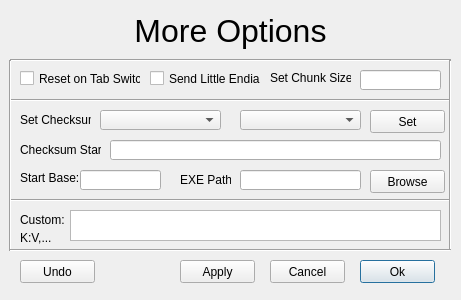
<?xml version="1.0" encoding="UTF-8"?>
<ui version="4.0">
 <class>GUI_MORE_OPTIONS</class>
 <widget class="QDialog" name="GUI_MORE_OPTIONS">
  <property name="geometry">
   <rect>
    <x>0</x>
    <y>0</y>
    <width>461</width>
    <height>300</height>
   </rect>
  </property>
  <property name="windowTitle">
   <string>More Options</string>
  </property>
  <widget class="QLabel" name="Title_Label">
   <property name="geometry">
    <rect>
     <x>0</x>
     <y>10</y>
     <width>461</width>
     <height>41</height>
    </rect>
   </property>
   <property name="font">
    <font>
     <pointsize>24</pointsize>
    </font>
   </property>
   <property name="text">
    <string>More Options</string>
   </property>
   <property name="alignment">
    <set>Qt::AlignCenter</set>
   </property>
  </widget>
  <widget class="QCheckBox" name="ResetOnTabSwitch_CheckBox">
   <property name="geometry">
    <rect>
     <x>20</x>
     <y>70</y>
     <width>121</width>
     <height>17</height>
    </rect>
   </property>
   <property name="text">
    <string>Reset on Tab Switch</string>
   </property>
  </widget>
  <widget class="QCheckBox" name="SendLittleEndian_CheckBox">
   <property name="geometry">
    <rect>
     <x>150</x>
     <y>70</y>
     <width>111</width>
     <height>17</height>
    </rect>
   </property>
   <property name="text">
    <string>Send Little Endian</string>
   </property>
  </widget>
  <widget class="QLabel" name="ChunkSize_Label">
   <property name="geometry">
    <rect>
     <x>270</x>
     <y>70</y>
     <width>81</width>
     <height>16</height>
    </rect>
   </property>
   <property name="text">
    <string>Set Chunk Size:</string>
   </property>
  </widget>
  <widget class="QLineEdit" name="ChunkSize_LineEdit">
   <property name="geometry">
    <rect>
     <x>360</x>
     <y>70</y>
     <width>81</width>
     <height>20</height>
    </rect>
   </property>
  </widget>
  <widget class="QComboBox" name="GUI_Combo">
   <property name="geometry">
    <rect>
     <x>100</x>
     <y>110</y>
     <width>121</width>
     <height>20</height>
    </rect>
   </property>
  </widget>
  <widget class="QLabel" name="Device_Label">
   <property name="geometry">
    <rect>
     <x>20</x>
     <y>110</y>
     <width>71</width>
     <height>20</height>
    </rect>
   </property>
   <property name="text">
    <string>Set Checksum:</string>
   </property>
  </widget>
  <widget class="QComboBox" name="Checksum_Combo">
   <property name="geometry">
    <rect>
     <x>240</x>
     <y>110</y>
     <width>121</width>
     <height>20</height>
    </rect>
   </property>
  </widget>
  <widget class="QPushButton" name="ChecksumSet_Button">
   <property name="geometry">
    <rect>
     <x>370</x>
     <y>110</y>
     <width>75</width>
     <height>23</height>
    </rect>
   </property>
   <property name="text">
    <string>Set</string>
   </property>
   <property name="autoDefault">
    <bool>false</bool>
   </property>
  </widget>
  <widget class="QPushButton" name="Apply_Button">
   <property name="geometry">
    <rect>
     <x>180</x>
     <y>260</y>
     <width>75</width>
     <height>23</height>
    </rect>
   </property>
   <property name="text">
    <string>Apply</string>
   </property>
   <property name="autoDefault">
    <bool>false</bool>
   </property>
  </widget>
  <widget class="QPushButton" name="Cancel_Button">
   <property name="geometry">
    <rect>
     <x>270</x>
     <y>260</y>
     <width>75</width>
     <height>23</height>
    </rect>
   </property>
   <property name="text">
    <string>Cancel</string>
   </property>
   <property name="autoDefault">
    <bool>false</bool>
   </property>
  </widget>
  <widget class="QPushButton" name="OK_Button">
   <property name="geometry">
    <rect>
     <x>360</x>
     <y>260</y>
     <width>75</width>
     <height>23</height>
    </rect>
   </property>
   <property name="text">
    <string>Ok</string>
   </property>
  </widget>
  <widget class="QLineEdit" name="ChecksumEXE_LineEdit">
   <property name="geometry">
    <rect>
     <x>240</x>
     <y>170</y>
     <width>121</width>
     <height>20</height>
    </rect>
   </property>
  </widget>
  <widget class="QPushButton" name="BrowseEXE_Button">
   <property name="geometry">
    <rect>
     <x>370</x>
     <y>170</y>
     <width>75</width>
     <height>23</height>
    </rect>
   </property>
   <property name="text">
    <string>Browse</string>
   </property>
   <property name="autoDefault">
    <bool>false</bool>
   </property>
  </widget>
  <widget class="QLabel" name="ChecksumEXE_Label">
   <property name="geometry">
    <rect>
     <x>180</x>
     <y>170</y>
     <width>51</width>
     <height>20</height>
    </rect>
   </property>
   <property name="text">
    <string>EXE Path:</string>
   </property>
  </widget>
  <widget class="QPushButton" name="Undo_Button">
   <property name="geometry">
    <rect>
     <x>20</x>
     <y>260</y>
     <width>75</width>
     <height>23</height>
    </rect>
   </property>
   <property name="text">
    <string>Undo</string>
   </property>
   <property name="autoDefault">
    <bool>false</bool>
   </property>
  </widget>
  <widget class="QLabel" name="ChecksumStart_Label">
   <property name="geometry">
    <rect>
     <x>20</x>
     <y>140</y>
     <width>81</width>
     <height>20</height>
    </rect>
   </property>
   <property name="text">
    <string>Checksum Start:</string>
   </property>
  </widget>
  <widget class="QLineEdit" name="ChecksumStart_LineEdit">
   <property name="geometry">
    <rect>
     <x>110</x>
     <y>140</y>
     <width>331</width>
     <height>20</height>
    </rect>
   </property>
  </widget>
  <widget class="QLineEdit" name="ChecksumStartBase_LineEdit">
   <property name="geometry">
    <rect>
     <x>80</x>
     <y>170</y>
     <width>81</width>
     <height>20</height>
    </rect>
   </property>
  </widget>
  <widget class="QLabel" name="ChecksumStartBase_Label">
   <property name="geometry">
    <rect>
     <x>20</x>
     <y>170</y>
     <width>61</width>
     <height>16</height>
    </rect>
   </property>
   <property name="text">
    <string>Start Base:</string>
   </property>
  </widget>
  <widget class="Line" name="line">
   <property name="geometry">
    <rect>
     <x>10</x>
     <y>90</y>
     <width>441</width>
     <height>21</height>
    </rect>
   </property>
   <property name="orientation">
    <enum>Qt::Horizontal</enum>
   </property>
  </widget>
  <widget class="Line" name="line_2">
   <property name="geometry">
    <rect>
     <x>10</x>
     <y>50</y>
     <width>441</width>
     <height>21</height>
    </rect>
   </property>
   <property name="orientation">
    <enum>Qt::Horizontal</enum>
   </property>
  </widget>
  <widget class="Line" name="line_3">
   <property name="geometry">
    <rect>
     <x>10</x>
     <y>190</y>
     <width>441</width>
     <height>21</height>
    </rect>
   </property>
   <property name="orientation">
    <enum>Qt::Horizontal</enum>
   </property>
  </widget>
  <widget class="Line" name="line_4">
   <property name="geometry">
    <rect>
     <x>0</x>
     <y>60</y>
     <width>20</width>
     <height>191</height>
    </rect>
   </property>
   <property name="orientation">
    <enum>Qt::Vertical</enum>
   </property>
  </widget>
  <widget class="Line" name="line_5">
   <property name="geometry">
    <rect>
     <x>440</x>
     <y>60</y>
     <width>20</width>
     <height>191</height>
    </rect>
   </property>
   <property name="orientation">
    <enum>Qt::Vertical</enum>
   </property>
  </widget>
  <widget class="QLabel" name="Custom_Label">
   <property name="geometry">
    <rect>
     <x>20</x>
     <y>210</y>
     <width>51</width>
     <height>20</height>
    </rect>
   </property>
   <property name="text">
    <string>Custom:</string>
   </property>
  </widget>
  <widget class="QPlainTextEdit" name="CustomInput_PlainText">
   <property name="geometry">
    <rect>
     <x>70</x>
     <y>210</y>
     <width>371</width>
     <height>31</height>
    </rect>
   </property>
  </widget>
  <widget class="Line" name="line_6">
   <property name="geometry">
    <rect>
     <x>10</x>
     <y>240</y>
     <width>441</width>
     <height>21</height>
    </rect>
   </property>
   <property name="orientation">
    <enum>Qt::Horizontal</enum>
   </property>
  </widget>
  <widget class="QLabel" name="CustomFormat_Label">
   <property name="geometry">
    <rect>
     <x>20</x>
     <y>230</y>
     <width>51</width>
     <height>16</height>
    </rect>
   </property>
   <property name="text">
    <string>K:V,...</string>
   </property>
  </widget>
 </widget>
 <resources/>
 <connections/>
</ui>
